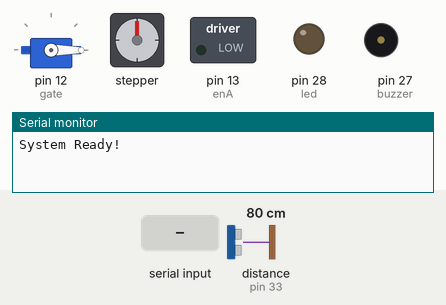
This sketch was run on a simulated Arduino Mega 2560, built with avr-gcc and run on an emulated ATmega2560. On the bench: servo, stepper motor, switched loads named in the sketch (green lamp = pin HIGH), output pins drawn as LEDs (lit = HIGH), buzzer (waves = sounding, pin HIGH), the last lines printed to the serial monitor. Wiring (inferred from the names in the program): ultrasonic range finder: trigger pin 26; echo pin 33. The inputs (shaded band) are chosen by the test bench; at power-on: distance to the obstacle (sensor on pin 33) 80 cm. The echo pulse lasts 58.3 µs per cm; stepper angles assume 200 steps per turn; pins used as bus, display or sensor lines are not drawn.

Above: at 3.8 s.
3.9 s: distance to the obstacle (sensor on pin 33) set to 2 cm
7.8 s: "1" received over Serial
At 10.7 s:
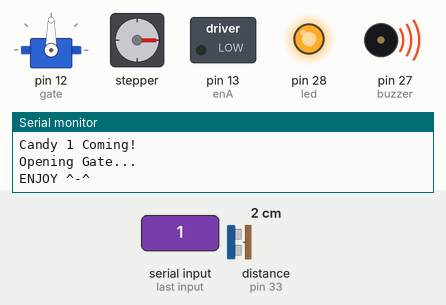
At 12.2 s:
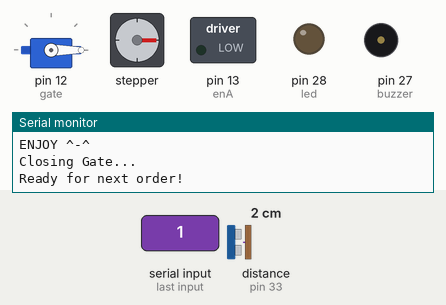
Timing chart, 0 to 13.7 s (numbered marks = the images above; inputs shaded):
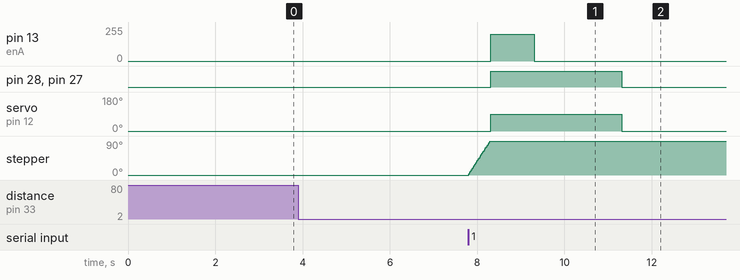

Measured:
- after the input at 7.8 s, pin 13 (enA): 0/255 → 200/255 after 0.51 s, → 0/255 1.0 s later; pin 28 (led), pin 27 (buzzer): LOW → HIGH after 0.51 s, → LOW 3.0 s later; servo on pin 12 (gate): 0° → 90° after 0.51 s, → 0° 3.0 s later; stepper: turns 90° clockwise in 0.48 s, starting at once

The sketch:

sketch_mar20a.ino
```cpp
#include <Stepper.h>
#include <Servo.h>

Stepper selector(200, 22, 24, 23, 25);
Servo gate;

const int dc1 = 4, dc2 = 2, enA = 13;
const int trig = 26, echo = 33;
const int led = 28;
const int buzzer = 27;

//ultrasonic
int getDistance() {
  digitalWrite(trig, LOW);
  delayMicroseconds(2);
  digitalWrite(trig, HIGH);
  delayMicroseconds(10);
  digitalWrite(trig, LOW);
  long duration = pulseIn(echo, HIGH);
  return duration * 0.034 / 2;
}

//dc
void dcMotor(){
  analogWrite(enA, 200);
  digitalWrite(dc1, HIGH);
  digitalWrite(dc2, LOW);
  delay(1000);
  digitalWrite(dc1, LOW);
  digitalWrite(dc2, LOW);
  analogWrite(enA, 0);

}

//servo
void openningGate(){
  Serial.println("Opening Gate...");
  digitalWrite(led, HIGH);
  digitalWrite(buzzer, HIGH);
  gate.write(90);
}
void closingGate(){
  Serial.println("Closing Gate...");
  gate.write(0);
  digitalWrite(led, LOW);
  digitalWrite(buzzer, LOW);
}


void setup() {
  Serial.begin(115200);

  selector.setSpeed(30);
  gate.attach(12);
  gate.write(0);

  pinMode(dc1, OUTPUT);
  pinMode(dc2, OUTPUT);
  pinMode(enA, OUTPUT);
  pinMode(led, OUTPUT);
  pinMode(buzzer, OUTPUT);
  pinMode(trig, OUTPUT);
  pinMode(echo, INPUT);

  Serial.println("System Ready!");
}

void loop() {
  int distance = getDistance();

  if (distance <= 10) {
    Serial.println("Choose Candy: 1, 2, or 3:");

    while (Serial.available() > 0) { Serial.read(); }
    while (Serial.available() == 0) { delay(10); }

    char choice = Serial.read();

    switch(choice) {
      case '1':
        Serial.println("Candy 1 Coming!");
        selector.step(50);
        break;
      case '2':
        Serial.println("Candy 2 Coming!");
        selector.step(100);
        break;
      case '3':
        Serial.println("Candy 3 Coming!");
        selector.step(150);
        break;
      default:
        Serial.println("Invalid choice!!");
        goto end;
    }

    openningGate();
    delayMicroseconds(2);
    dcMotor();
    Serial.println("ENJOY ^-^");
    delay(2000);
    closingGate();

    end:
    delayMicroseconds(2);
    Serial.println("Ready for next order!");
  }
  delay(3000);
}
```
